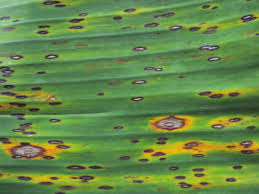
#> input picture images.jpg, 259 x 194 px, given in place of FolhamamaoSemFundo.jpg, which was not available
$ python PorcentagemCluster.py
#> lines starting #> are read from the running program, lines starting #| are printed output that depends on the picture; pictures that were not available may be replaced by others from this repository, and a replacement may not be noted
# TESTE_SIGATOKA
import cv2 as cv
import numpy as np
import matplotlib.pyplot as plt
import PIL

def show_img_compar(img_1, img_2 ):
    f, ax = plt.subplots(1, 2, figsize=(10,10))
    ax[0].imshow(img_1)
    ax[1].imshow(img_2)
    ax[0].axis('off') #hide the axis
    ax[1].axis('off')
    f.tight_layout()
    #plt.show()

img = cv.imread("C:/Users/Italla/Documents/Italla/SI/PROJETOS/SIGATOKA/TESTES/img/FolhamamaoSemFundo.jpg")
#> img is the input picture: shape (194, 259, 3); mean B, G, R 72.7, 136.3, 100.7
img = cv.cvtColor(img, cv.COLOR_BGR2RGB)
img_2 = cv.imread("C:/Users/Italla/Documents/Italla/SI/PROJETOS/SIGATOKA/TESTES/img/folha.jpg")
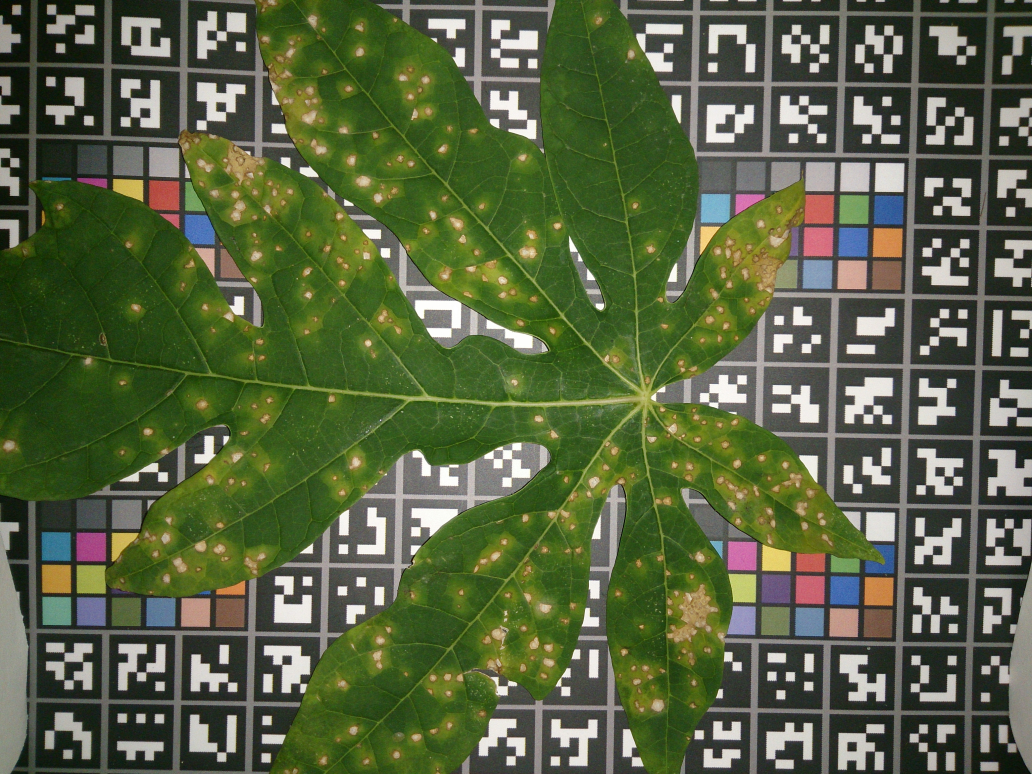
#> input picture folha.jpg, 4128 x 3096 px, found by its file name (shown at 1/4 size)
#> img_2 is the input picture: shape (3096, 4128, 3); mean B, G, R 65.9, 99.3, 87.7
img_2 = cv.cvtColor(img_2, cv.COLOR_BGR2RGB)

dim = (500, 300)
# Redimensionar imagem
img = cv.resize(img, dim, interpolation = cv.INTER_AREA)
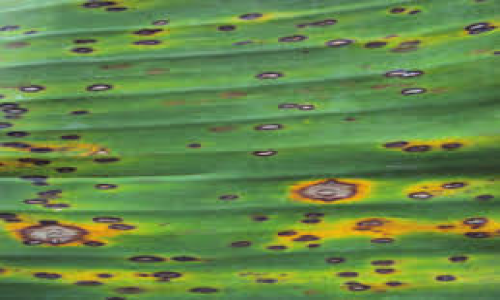
#> img: shape (300, 500, 3); mean R, G, B 100.6, 136.2, 72.6
img_2 = cv.resize(img_2, dim, interpolation = cv.INTER_AREA)
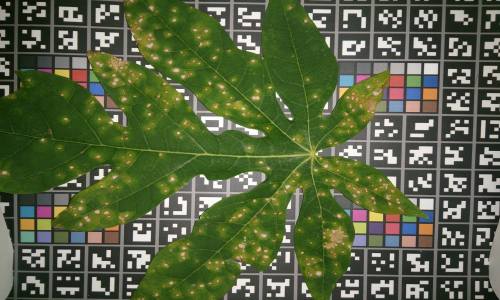
#> img_2: shape (300, 500, 3); mean R, G, B 87.7, 99.3, 65.9

show_img_compar(img, img_2)

img_temp = img.copy()
img_temp[:,:,0], img_temp[:,:,1], img_temp[:,:,2] = np.average(img, axis=(0,1))

img_temp_2 = img_2.copy()
img_temp_2[:,:,0], img_temp_2[:,:,1], img_temp_2[:,:,2] = np.average(img_2, axis=(0,1))
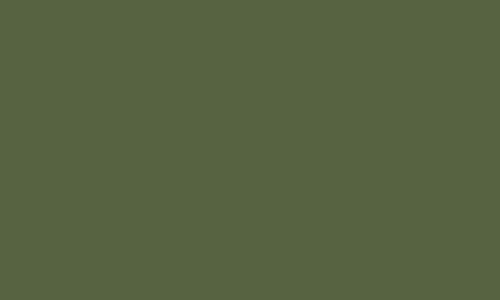
#> img_temp_2: shape (300, 500, 3); mean R, G, B 87, 99, 65

show_img_compar(img, img_temp)
show_img_compar(img_2, img_temp_2)

print(img.shape)
#| (300, 500, 3)
img

print(img.reshape(-1, 3).shape)
#| (150000, 3)
img.reshape(-1, 3)

unique, counts = np.unique(img.reshape(-1, 3), axis=0, return_counts=True)
print(unique)
#> (printed output is left out)
print(counts)
#> (printed output is left out)

img_temp = img.copy()
unique, counts = np.unique(img_temp.reshape(-1, 3), axis=0, return_counts=True)
img_temp[:,:,0], img_temp[:,:,1], img_temp[:,:,2] = unique[np.argmax(counts)]
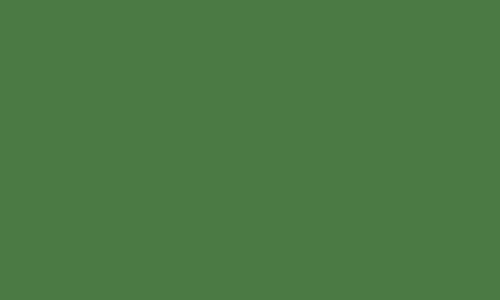
#> img_temp: shape (300, 500, 3); mean R, G, B 75, 122, 70

img_temp_2 = img_2.copy()
unique, counts = np.unique(img_temp_2.reshape(-1, 3), axis=0, return_counts=True)
img_temp_2[:,:,0], img_temp_2[:,:,1], img_temp_2[:,:,2] = unique[np.argmax(counts)]

show_img_compar(img, img_temp)
show_img_compar(img_2, img_temp_2)

from sklearn.cluster import KMeans
clt = KMeans(n_clusters=5)
clt.fit(img.reshape(-1, 3))
#KMeans(n_clusters=5)
clt.labels_
clt.cluster_centers_

def palette(clusters):
    width=300
    palette = np.zeros((50, width, 3), np.uint8)
    steps = width/clusters.cluster_centers_.shape[0]
    for idx, centers in enumerate(clusters.cluster_centers_):
        palette[:, int(idx*steps):(int((idx+1)*steps)), :] = centers
    return palette


clt_1 = clt.fit(img.reshape(-1, 3))
show_img_compar(img, palette(clt_1))

clt_2 = clt.fit(img_2.reshape(-1, 3))
show_img_compar(img_2, palette(clt_2))

def palette(clusters):
    width=300
    palette = np.zeros((50, width, 3), np.uint8)
    steps = width/clusters.cluster_centers_.shape[0]
    for idx, centers in enumerate(clusters.cluster_centers_):
        palette[:, int(idx*steps):(int((idx+1)*steps)), :] = centers
    return palette

clt_3 = KMeans(n_clusters=3)
clt_3.fit(img_2.reshape(-1, 3))
show_img_compar(img_2, palette(clt_3))

from collections import Counter

def palette_perc(k_cluster):
    width = 300
    palette = np.zeros((50, width, 3), np.uint8)

    n_pixels = len(k_cluster.labels_)
    counter = Counter(k_cluster.labels_) # contar quantos pixels por cluster
    perc = {}
    for i in counter:
        perc[i] = np.round(counter[i]/n_pixels, 2)
    perc = dict(sorted(perc.items()))

    #para fins de registro
    print(perc)
    print(k_cluster.cluster_centers_)
    print(n_pixels)
    print(counter)#numero de pixels por clusters

    step = 0

    for idx, centers in enumerate(k_cluster.cluster_centers_):
        palette[:, step:int(step + perc[idx]*width+1), :] = centers
        step += int(perc[idx]*width+1)

    return palette

clt_1 = clt.fit(img.reshape(-1, 3))
show_img_compar(img, palette_perc(clt_1))

clt_2 = clt.fit(img_2.reshape(-1, 3))
show_img_compar(img_2, palette_perc(clt_2))
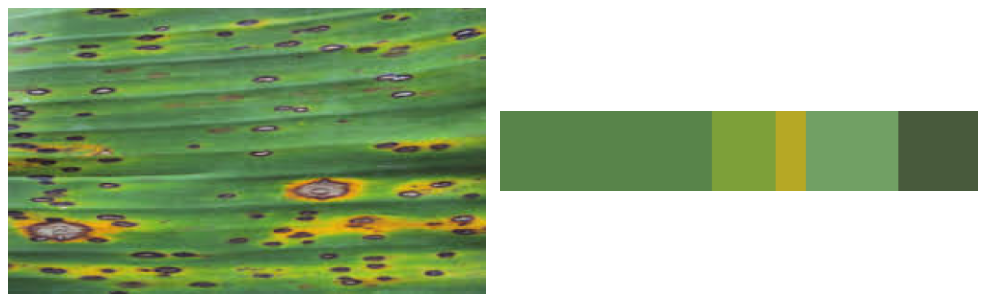
#> figure drawn by matplotlib, 2 panels
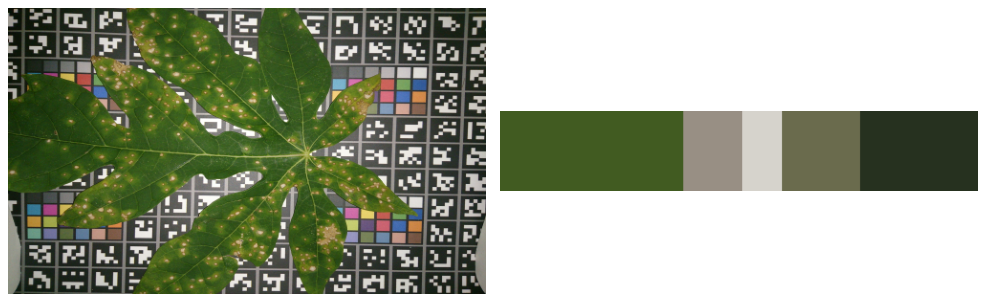
#> figure drawn by matplotlib, 2 panels
